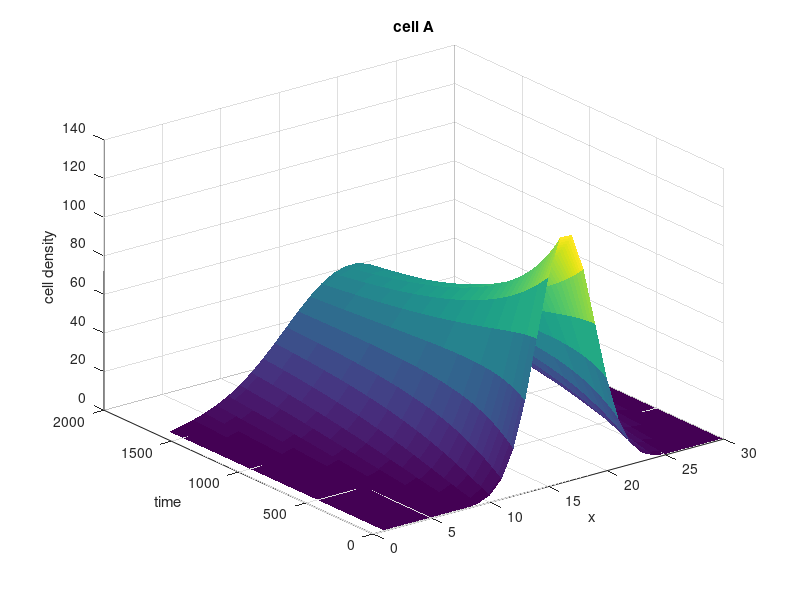
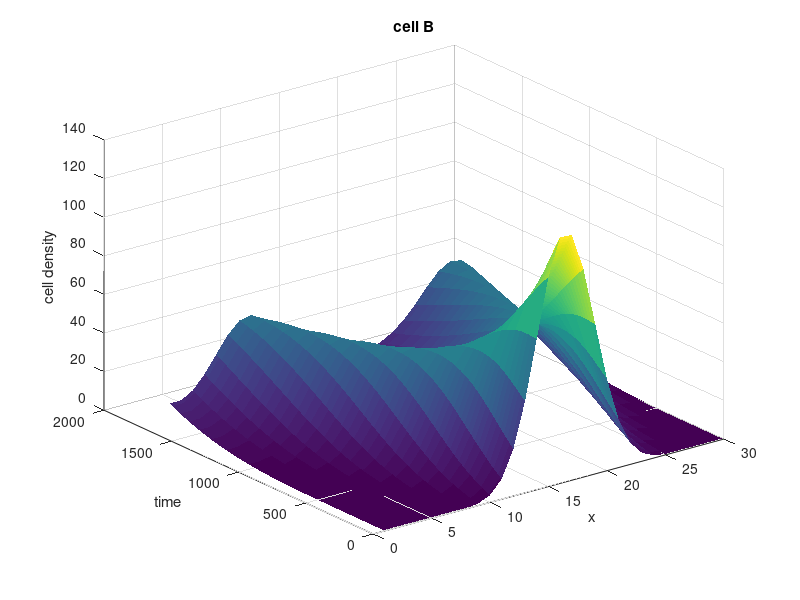
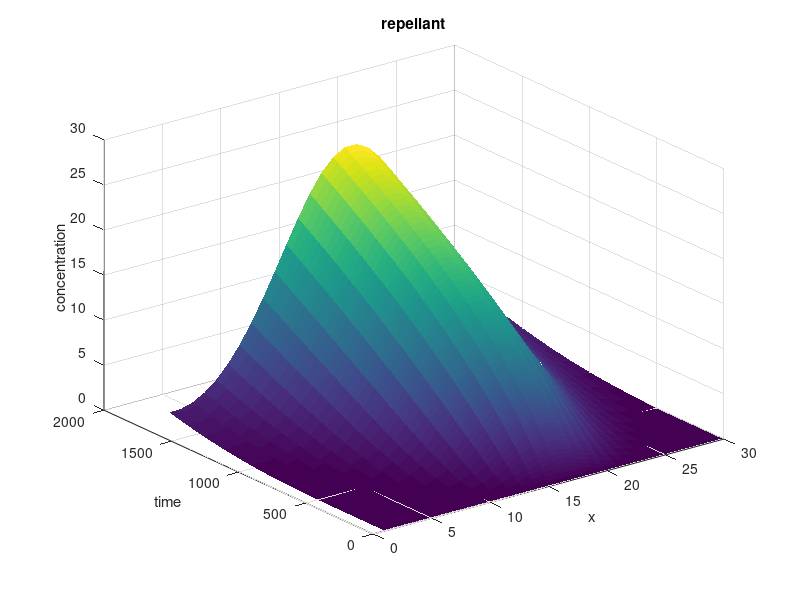
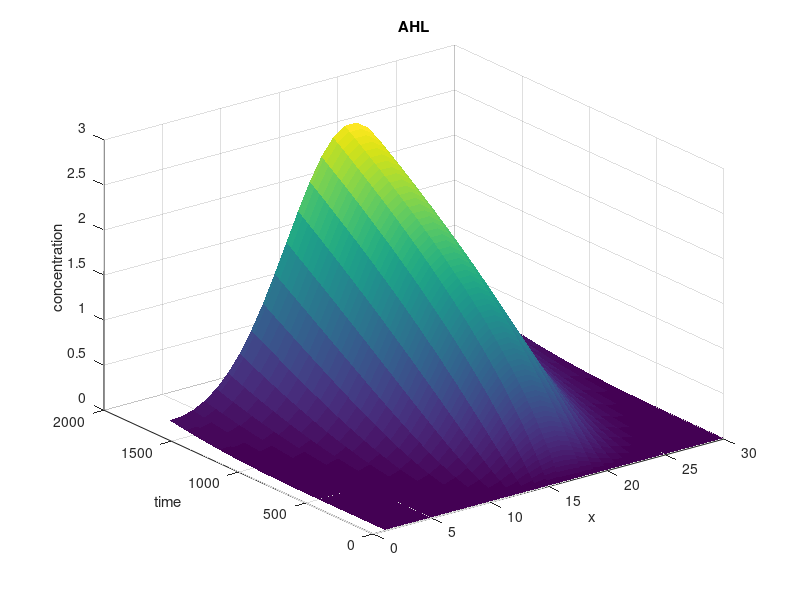

These charts were generated, in order, by the following MATLAB code:
%A continuous model of the Keller-Segel system used within the hybrid 
%Model.

%% Load constants.
Da = 5*10^(-6)*3600; %(cm)^2/h;
Db = 5*10^(-6)*3600; %(cm)^2/h;
Dr = 7.3*10^(-6)*3600; %(cm)^2/h;
Dh = 4.9*10^(-6)*3600; %(cm)^2/h;

dt = 0.03; %h
tend = 48; %h
Xlen = 8.0; %cm
J = 30; %#

dx = Xlen/J; %cm
steps = tend/dt %#
mu = dt/dx^2 %s/cm^2

A = zeros(int32(steps),J);
B = zeros(int32(steps),J);
R = zeros(int32(steps),J);
H = zeros(int32(steps),J);

preDif = zeros(1,J);

Kc1 = 0.1;
Kc2 = 0.5;
gamma = 10^(-4);
As = 1.0 * 10^2; % (cl)^(-1);
Bs = 1.0 * 10^2; % (cl)^(-1);
kr = 10^(-2);
kh = 10^(-3);
idx = 2:1:(J-1);

%% Set intial condition.
x = meshgrid(linspace(0,Xlen,J));
x = -10*(x - x.^2).*exp(-1 .*((x - 4).^2));
%Cell density of celly type A.
A(1,:) = x(1,:) + abs(0.01*randn(1,length(x(1,:))));
%A(1,(J/2-2):(J/2+2)) = 2;
%Cell density of cell type B.
B(1,:) = x(1,:) + abs(0.01*randn(1,length(x(1,:))));
%B(1,(J/2-2):(J/2+2)) = 2;

%Concentration of the replellant.
R(1,:) = 0.01;
H(1,:) = 0.01;

%% run simulation.
for t = 1:1:steps
    
    %% Compute the next time step of the A-Type cells:
    %A(t+1,:) = A(t,:);
    A(t+1,idx) = A(t,idx) + (dt.* Da)/dx^2  .* ( A(t,idx-1) + A(t,idx+1) - 2.*A(t,idx)) ...
                 +gamma.* A(t,idx) .* (1 - A(t,idx)./As);
    
    %% Compute the next time step of the B-Type cells:
    
    %Xn =  -B(t,:) .* (Db.*Kc1./(Kc2 + Kc3.*H(t,:).*R(t,:)));
    Xn = -B(t,:) .* Kc1 .* (Kc2.*H(t,:)./R(t,:));
   
    betaP = (Xn(idx+1) + Xn(idx))./2; 
    betaN = (Xn(idx-1) + Xn(idx)) ./ 2;
        
    B(t+1,idx) = B(t,idx) +  ...
                 dt/dx^2 .* (Db .* ( B(t,idx-1) + B(t,idx+1) - 2.*B(t,idx)) ...
                     - (betaP .* (R(t,idx+1) - R(t,idx)) ...
                     -  betaN .* (R(t,idx)- R(t,idx-1))))...
                     + gamma .* B(t,idx) .* (1 - B(t,idx)./Bs);
    
    %% Compute the repellant:
    R(t+1,idx) = R(t,idx) + dt*( Dr .* (R(t,idx+1) + R(t,idx-1) -  ...
                 2*R(t,idx))./(dx^2) + kr.*A(t,idx)); 
             
    %% Compute the AHL    
    H(t+1,idx) = H(t,idx) + dt*( Dh .* (H(t,idx+1) + H(t,idx-1) -  ...
                 2*H(t,idx))./(dx^2) + kh.*A(t,idx)); 
              
             
       
    %% Symmetric boundary conditions:
    %A
    %A(t+1,1)   = A(t,1) + dt/dx^2 * (Da*( A(t,2)+A(t,end) - 2*A(t,1)));
    %A(t+1,end) = B(t,end) + dt/dx^2 * (Da*(A(t,end-1)+A(t,1) - 2*A(t,end)));
    A(t+1,1) = 0;
    A(t+1,end) = 0;
    
    %B
    betaP    = (Xn(2) + Xn(1))./2;
    betaBeam = (Xn(end) + Xn(1))./ 2;
    B(t+1,1)   = B(t,1) + ...
                     dt/dx^2 .* (Db .* ( B(t,end) + B(t,2) - 2.*B(t,1)) ...
                     - (betaP .* (R(t,2) - R(t,1)) ...
                     -  betaBeam .* (R(t,1)- R(t,end)))) ...
                    + gamma .* B(t,1) .* (1 - B(t,1)./Bs);
    betaN   = (Xn(end-1) + Xn(end))./2;
    B(t+1,end) = B(t,end) + ...
                     dt/dx^2 .* (Db .* ( B(t,end-1) + B(t,1) - 2.*B(t,end)) ...
                     - (betaBeam .* (R(t,1) - R(t,end)) ...
                     -  betaN .* (R(t,end)- R(t,end-1)))) ...
                     + gamma .* B(t,end) .* (1 - B(t,end)./Bs);
                 
    %Repellant             
    R(t+1,1) = R(t,1) + dt*( Dr .* (R(t,2) + R(t,end)...
                 - 2*R(t,1))./(dx^2) - kr.*A(t,1));
    R(t+1,end) = R(t,end) + dt*( Dr .* (R(t,1) ...
                 + R(t,end-1) - 2*R(t,end))./(dx^2) + kr.*A(t,end));
             
    %AHL
    H(t+1,1) = H(t,1) + dt*( Dh .* (H(t,2) + H(t,end)...
                 - 2*H(t,1))./(dx^2) - kh.*A(t,1));
    H(t+1,end) = H(t,end) + dt*( Dh .* (H(t,1) ...
                 + H(t,end-1) - 2*H(t,end))./(dx^2) + kh.*A(t,end));
    

end

figure(1);clf;surf(A);shading('flat');xlabel('x');ylabel('time');title('cell A');zlabel('cell density');
figure(2);clf;surf(B);shading('flat');xlabel('x');ylabel('time');title('cell B');zlabel('cell density');
figure(3);clf;surf(R);shading('flat');xlabel('x');ylabel('time');title('repellant');zlabel('concentration');
figure(4);clf;surf(H);shading('flat');xlabel('x');ylabel('time');title('AHL');zlabel('concentration');
%figure(5);clf;surf(R-H);shading('flat');xlabel('x');ylabel('time');title('repellant-AHL');

%% make movie:
% % 
%  vidObj=VideoWriter('simulation_contAHL2.avi');
%  set(vidObj,'FrameRate',24);
%  open(vidObj);
% % 
%  for t = 1:10:steps
%      figure(1);clf;
%      plot(A(t,:));xlabel('x');ylabel('#cells and concentration*100');
%      hold on;
%      plot(B(t,:))
%      plot(R(t,:)*100);
%      plot(H(t,:)*100);
%      ylim([0 4]);
%      legend('A','B','rep','AHL')
%      writeVideo(vidObj,getframe(gcf)); 
%      t
%  end
%  vidObj.close();


